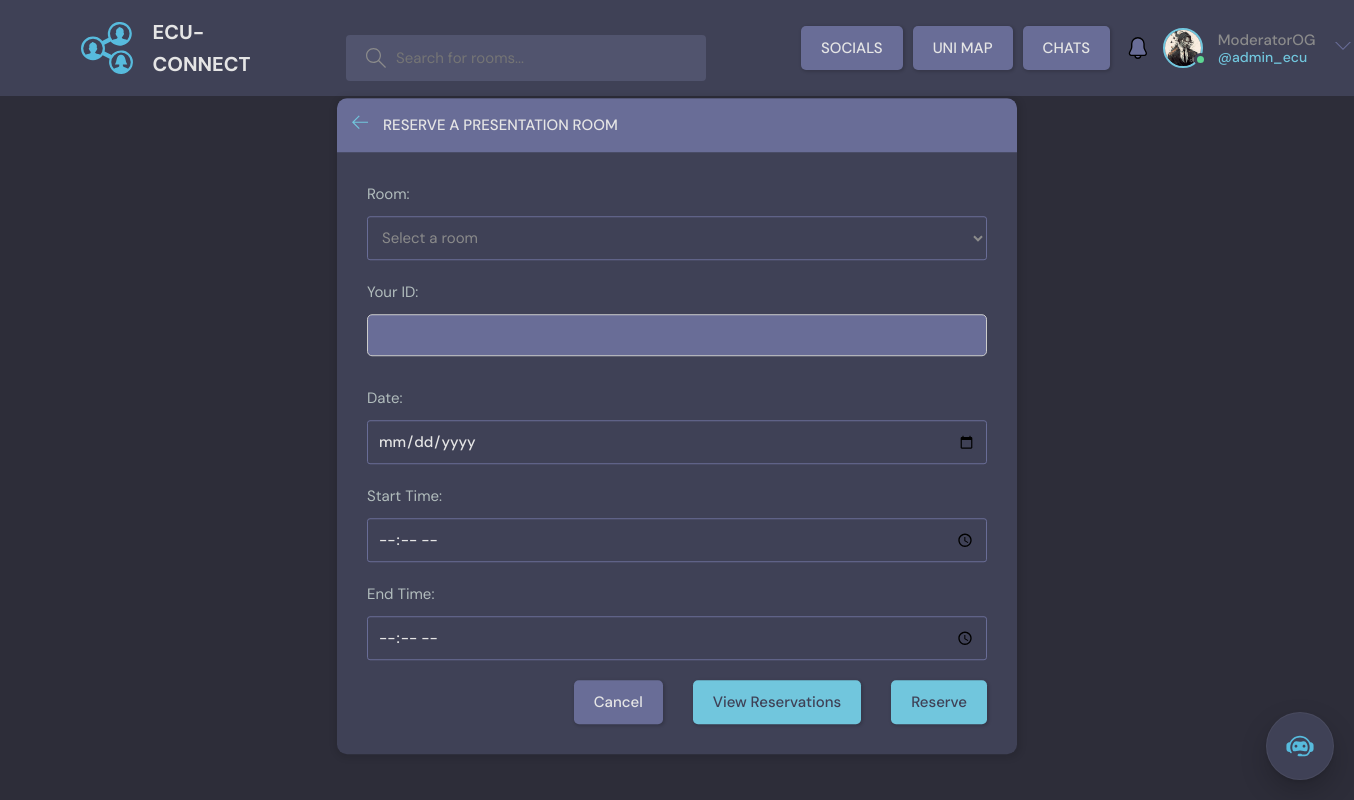
/reserve_room/ (signed in), run on the app's committed database.
### base/models.py (models this page shows)
class User(AbstractUser):
    username = models.CharField(max_length=150, unique=True, null=True)
    name = models.CharField(max_length=200, null=True)
    email = models.EmailField(unique=True, null=True)
    bio = models.TextField(null=True)
    avatar = models.ImageField(null=True, default="avatar.svg")
    USERNAME_FIELD = 'email'
    REQUIRED_FIELDS = ['username']
    notifications = models.ManyToManyField(Notification, related_name='notifications', blank=True)

### base/views.py (the view)
# urls.py: path('reserve_room/', views.reserveRoom, name="reserve_room"),
def reserveRoom(request):
    if request.method == 'POST':
        form = ReservationForm(request.POST)
        if form.is_valid():
            new_reservation = form.save(commit=False)  # Don't save to database yet
            if Reservation.objects.filter(
                room=new_reservation.room,
                date=new_reservation.date,
                start_time__lt=new_reservation.end_time,
                end_time__gt=new_reservation.start_time
            ).exists():
                return HttpResponse('Reservation unsuccessful: Room already reserved for this time slot.')
            else:
                new_reservation.save()
                return HttpResponse('RESERVATION SUCCESS! <a href="{}">Back</a>'.format(reverse('reserve_room')))  # Return success message
    else:
        form = ReservationForm()
    return render(request, 'base/reservation.html', {'form': form})

### base/forms.py
class ReservationForm(forms.ModelForm):
    class Meta:
        model = Reservation
        fields = ['room', 'user_id', 'date', 'start_time', 'end_time']
        widgets = {
            'date': forms.DateInput(attrs={'type': 'date'}),
            'start_time': forms.TimeInput(attrs={'type': 'time'}),
            'end_time': forms.TimeInput(attrs={'type': 'time'})
        }
    def __init__(self, *args, **kwargs):
        super().__init__(*args, **kwargs)
        self.fields['room'].queryset = Room.objects.all()

### base/templates/base/reservation.html (shortened to what this page needs)
{% extends 'main.html' %}
{% block content %}
  <main class="create-room layout">
    <div class="container">
      <div class="layout__box">
        <div class="layout__boxHeader">
          <div class="layout__boxTitle">
            <a href="{% url 'home' %}">
              <svg version="1.1" xmlns="http://www.w3.org/2000/svg" width="32" height="32" viewBox="0 0 32 32">
                <title>arrow-left</title>
                <path
                  d="M13.723 2.286l-13.723 13.714 13.719 13.714 1.616-1.611-10.96-10.96h27.625v-2.286h-27.625l10.965-10.965-1.616-1.607z">
                </path>
              </svg>
            </a>
            <h3>RESERVE A PRESENTATION ROOM</h3>
          </div>
        </div>
        <div class="layout__body">
          <form method="post">
            <div class="form__group">
              <label for="id_room">Room:</label>
              <select name="room" id="id_room">
                <option value="">Select a room</option>
              </select>
            </div>
            <div class="form__group">
              <label for="id_user_id">Your ID:</label>
              <input type="text" name="user_id" id="id_user_id">
            </div>
            <div class="form__group">
              <label for="id_date">Date:</label>
              <input type="date" name="date" id="id_date">
            </div>
            <div class="form__group">
              <label for="id_start_time">Start Time:</label>
              <input type="time" name="start_time" id="id_start_time">
            </div>
            <div class="form__group">
              <label for="id_end_time">End Time:</label>
              <input type="time" name="end_time" id="id_end_time">
            </div>
            <div class="form__action">
              <a class="btn btn--dark" href="{% url 'home' %}">Cancel</a>
              <button class="btn btn--main" type="button"><a href="{% url 'view_reservation' %}" style="color: var(--color-dark);">View Reservations</a></button>
              <button class="btn btn--main" type="submit">Reserve</button>
            </div>
          </form>
        </div>
      </div>
    </div>
  </main>
{% endblock content %}

### templates/navbar.html (shortened to what this page needs)
{% load static %}
<header class="header header--loggedIn">
  <div class="container">
    <a href="{% url 'home' %}" class="header__logo">
      <img src="{% static 'images/logo.svg' %}" />
      <h1>ECU-CONNECT</h1>
    </a>
    <form class="header__search" method="GET" action="{% url 'home' %}">
      <label>
        <input name="q" placeholder="Search for rooms..." />
      </label>
    </form>
    <nav class="header__menu">
      <a href="{% url 'social_page' %}" class="btn btn--dark">SOCIALS</a>
      <a href="{% url 'uni_map' %}" class="btn btn--dark no-wrap">UNI MAP</a>
      {% if request.user.is_authenticated %}
      <a href="{% url 'chats' %}" class="btn btn--dark">CHATS</a>
      <button class="dropdown-button-notification">
      </button>
      <div class="header__user">
        <a href="{%url 'user_profile' user.id %}">
          <div class="avatar avatar--medium active">
            <img src="{{request.user.avatar.url}}" />
          </div>
          <p>{{request.user.name}}<span>@{{request.user.username}}</span></p>
        </a>
        <button class="dropdown-button">
          <svg
            version="1.1"
            xmlns="http://www.w3.org/2000/svg"
            width="32"
            height="32"
            viewBox="0 0 32 32"
          >
            <title>chevron-down</title>
            <path d="M16 21l-13-13h-3l16 16 16-16h-3l-13 13z"></path>
          </svg>
        </button>
      </div>
      {% else %}
      <a href="{% url 'login' %}">
        <img src="{% static 'images/avatar.svg' %}" />
        <p>Login</p>
      </a>
      {% endif %}
    </nav>
  </div>
</header>

### data on the page
User: user.avatar (picture), user.name "ModeratorOG", user.username "admin_ecu"
